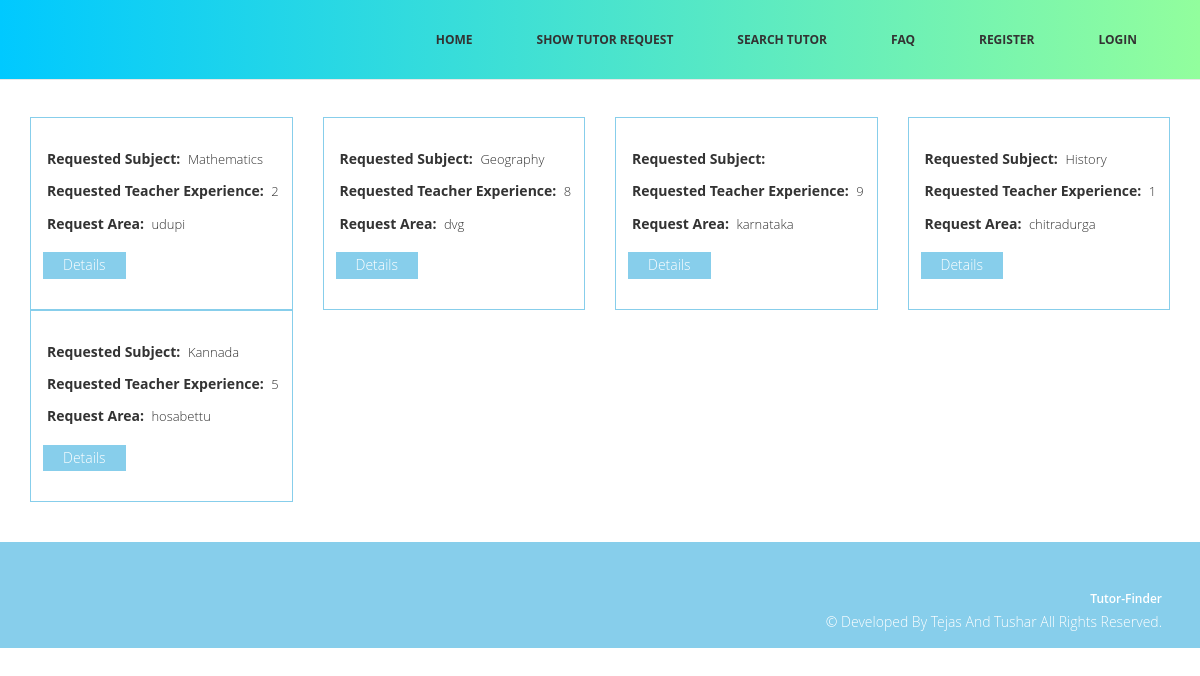
Page /show_tutor_req.php on the earlier database version.
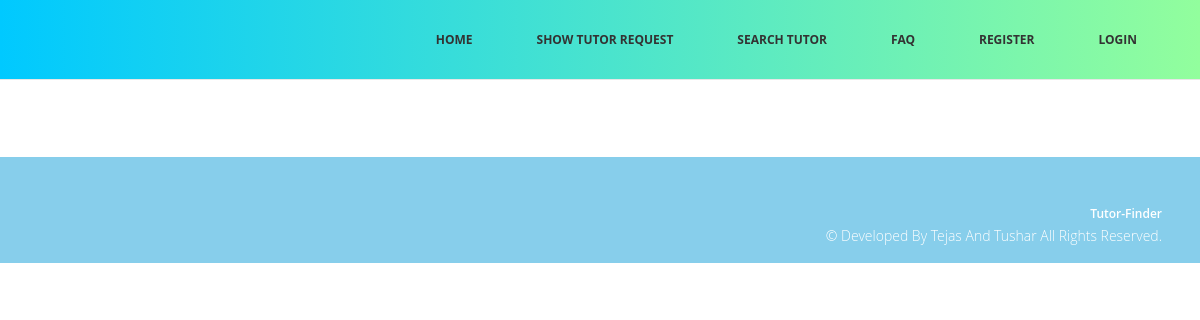
Same page on the later database version.
### tables this page shows
CREATE TABLE IF NOT EXISTS `tutor_request` (
  `id` int(11) NOT NULL AUTO_INCREMENT,
  `gurdian_name` varchar(40) NOT NULL,
  `gurdian_mobile` varchar(40) NOT NULL,
  `email` varchar(40) NOT NULL,
  `subject` varchar(40) NOT NULL,
  `teaching` varchar(40) NOT NULL,
  `area` varchar(40) NOT NULL,
  PRIMARY KEY (`id`)
);

### show_tutor_req.php (the view)
<?php include("header.php"); ?>
<section id="tutorlist">
<div class="container">
	<div class="row">
	<h2> Featured Tutors</h2>
	<?php
	include("inc/constant.php");
	$sql = "SELECT *  FROM  tutor_request";
	$result = $conn->query($sql);
	 if ($result->num_rows > 0) {
	while($row = $result->fetch_assoc()) {?>
		<div class="col-md-3">
		<div class="single-tutor">
			<p><span>Requested Subject: </span><?php echo $row["subject"] ?></p>
			<p><span>Requested Teacher Experience:</span> <?php echo $row["teaching"] ?></p>
			<p><span>Request Area:</span> <?php echo $row["area"] ?></p>
			<a href="detailstutorreq.php?id=<?php  echo $row["id"] ?>">Details</a>
		</div>
		</div>
		<?php 	}
										} ?>
	</div>
</div>
</section>
<?php include("footer.php"); ?>

### header.php (shortened to what this page needs)
<!DOCTYPE html>
<html lang="en">
<head>
  <link href="css/grid.min.css" rel="stylesheet">
  <link href="css/style.css" rel="stylesheet" />
</head>
<body>
  <header>
    <nav class="navbar navbar-default navbar-fixed-top" role="navigation">
      <div class="navigation">
        <div class="container">
          <div class="navbar-collapse ">
            <div class="menu">
              <ul class="nav nav-tabs" role="tablist">
                <li><a href="index.php" >Home</a></li>
                <li><a href="show_tutor_req.php" >Show Tutor Request</a></li>
                <li><a href="tutor_search.php" >Search tutor</a></li>
              <li><a href="">FAQ</a>
                <li><a href="">Register</a>
				</li>
				  <li><a href="login.php">Login</a></li>
              </ul>
            </div>
          </div>
        </div>
      </div>
    </nav>
  </header>

### footer.php
  <footer>
    <div class="footer">
      <div class="container">
        <div class="col-md-4 col-md-offset-4 pull-right">
          <div class="copyright">
            <div class="credits">
              <a>Tutor-Finder</a>
            </div>
			 &copy; Developed By Tejas And Tushar All Rights Reserved.
          </div>
        </div>
      </div>
    </div>
  </footer>
</body>
</html>

### css/style.css (style rules this page uses)
body { font-family:'Open Sans', Arial, sans-serif; font-size:14px; font-weight:300; line-height:1.6em; color:#fff; background-color:#fff; overflow-x:hidden; }
hi,h2,h3,h4,h5,h6 { color:#333; line-height:1.1em; }
a { text-decoration:none; transition: all 0.1s ease-in-out; -moz-transition: all 0.1s ease-in-out; -webkit-transition: all 0.1s ease-in-out; -o-transition: all 0.1s ease-in-out; outline: none; color:#333; }
.navigation { background: linear-gradient(to right, #00C9FF 0%, #92fe9d 100%); padding:0; }
.menu { font-size:12px; float:right; text-transform:uppercase; font-weight:700; }
.menu ul.nav-tabs li { color:#000; }
.nav-tabs { border-bottom: 0; }
.nav-tabs > li { float: left; margin-bottom: 0; }
.nav-tabs > li > a { border-radius:0; color:#333; padding:30px; }
.menu ul li { position:relative; }
.footer { float:left; width:100%; background:skyblue; padding:15px 22px; }
.copyright { margin-top:30px; text-align: right; }
.copyright a { color:#fff; font-weight:600; font-size:12px; text-shadow:none; }
#tutorlist { padding:40px 0; float:left; width:100%; }
#tutorlist h2 { text-align: center; margin-bottom: 58px; width: 269px; margin: 0 auto; margin-bottom: 40px; border-bottom: 4px solid skyblue; }
p { color:#333; font-size:13px; }
.single-tutor { float: left; width: 100%; border: 1px solid skyblue; padding: 30px 12px; }
.single-tutor span { font-size: 14px; font-weight: bold; padding: 4px; }
.single-tutor a { display: inline-block; padding: 2px 20px; background: skyblue; color: #fff; margin-top: 7px; }

Differences in the rows shown:
removed tutor_request: subject "Mathematics", teaching "2", area "udupi"
removed tutor_request: subject "Geography", teaching "8", area "dvg"
removed tutor_request: teaching "9", area "karnataka"
removed tutor_request: subject "History", teaching "1", area "chitradurga"
removed tutor_request: subject "Kannada", teaching "5", area "hosabettu"
